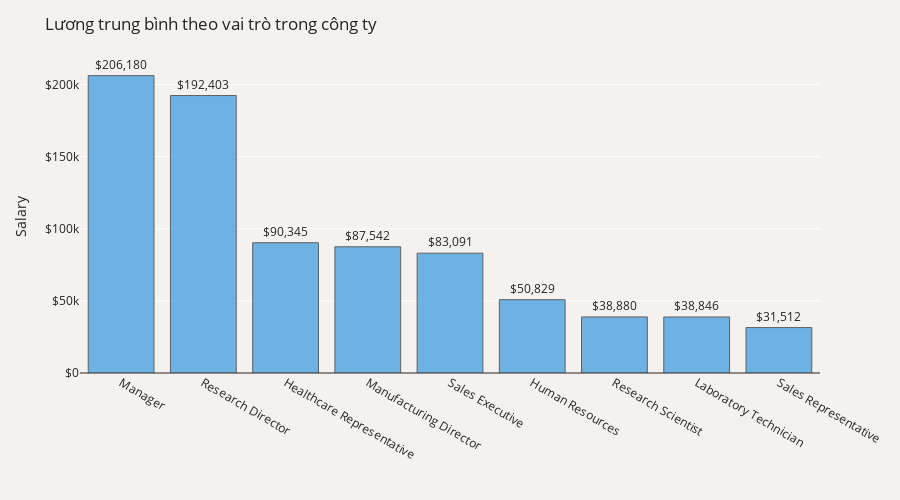

The notebook cell saved with this chart:
### Markdown cell above
- Dựa vào biểu đồ ta thấy trong bộ dữ liệu bao gồm 16.1% nhân viên đã nghỉ việc và có 83.9% nhân viên vẫn còn đang làm 
- Trong đó
    + Ở phòng ban R&D, số lượng nhân viên nghỉ việc chiếm tỷ lệ cao nhất, khoảng 51.3%
    + Ngay sau đó là phòng ban Sales, chiếm khoảng 38.8% tỷ lệ nhân viên nghỉ việc
    + Phòng ban HR chiếm tỷ lệ ít nhất, với 5.06%

### Code cell
plot_df = df.groupby('JobRole')['MonthlyIncome'].mean()
plot_df = plot_df.mul(12).rename('Salary').reset_index().sort_values('Salary', ascending=False)
fig = px.bar(plot_df, x='JobRole', y='Salary', text='Salary', opacity=0.7)
fig.update_traces(texttemplate='$%{text:,.0f}', textposition='outside',
                  marker_line=dict(width=1, color='#28221D'), marker_color="#3497DE")
fig.update_yaxes(zeroline=True, zerolinewidth=1, zerolinecolor='#28221D')
fig.update_layout(title_text='Lương trung bình theo vai trò trong công ty', font_color='#28221D',
                  yaxis=dict(title='Salary',tickprefix='$'), height=500,
                  xaxis_title='', paper_bgcolor='#F4F2F0', plot_bgcolor='#F4F2F0')
fig.show()

### Figure 1 — Plotly figure (JSON) as saved in the notebook; plotly's stock layout.template omitted (floating-point values rounded to 4 significant figures)
{"data": [{"alignmentgroup": "True", "hovertemplate": "JobRole=%{x}<br>Salary=%{text}<extra></extra>", "legendgroup": "", "marker": {"color": "#3497DE", "line": {"color": "#28221D", "width": 1}, "opacity": 0.7, "pattern": {"shape": ""}}, "name": "", "offsetgroup": "", "orientation": "v", "showlegend": false, "text": [206200.0, 192400.0, 90350.0, 87540.0, 83090.0, 50829, 38880.0, 38850.0, 31512], "textposition": "outside", "texttemplate": "$%{text:,.0f}", "type": "bar", "x": ["Manager", "Research Director", "Healthcare Representative", "Manufacturing Director", "Sales Executive", "Human Resources", "Research Scientist", "Laboratory Technician", "Sales Representative"], "xaxis": "x", "y": [206200.0, 192400.0, 90350.0, 87540.0, 83090.0, 50829, 38880.0, 38850.0, 31512], "yaxis": "y"}], "layout": {"barmode": "relative", "font": {"color": "#28221D"}, "height": 500, "legend": {"tracegroupgap": 0}, "margin": {"t": 60}, "paper_bgcolor": "#F4F2F0", "plot_bgcolor": "#F4F2F0", "title": {"text": "Lương trung bình theo vai trò trong công ty"}, "xaxis": {"anchor": "y", "domain": [0, 1], "title": {"text": ""}}, "yaxis": {"anchor": "x", "domain": [0, 1], "tickprefix": "$", "title": {"text": "Salary"}, "zeroline": true, "zerolinecolor": "#28221D", "zerolinewidth": 1}}}
